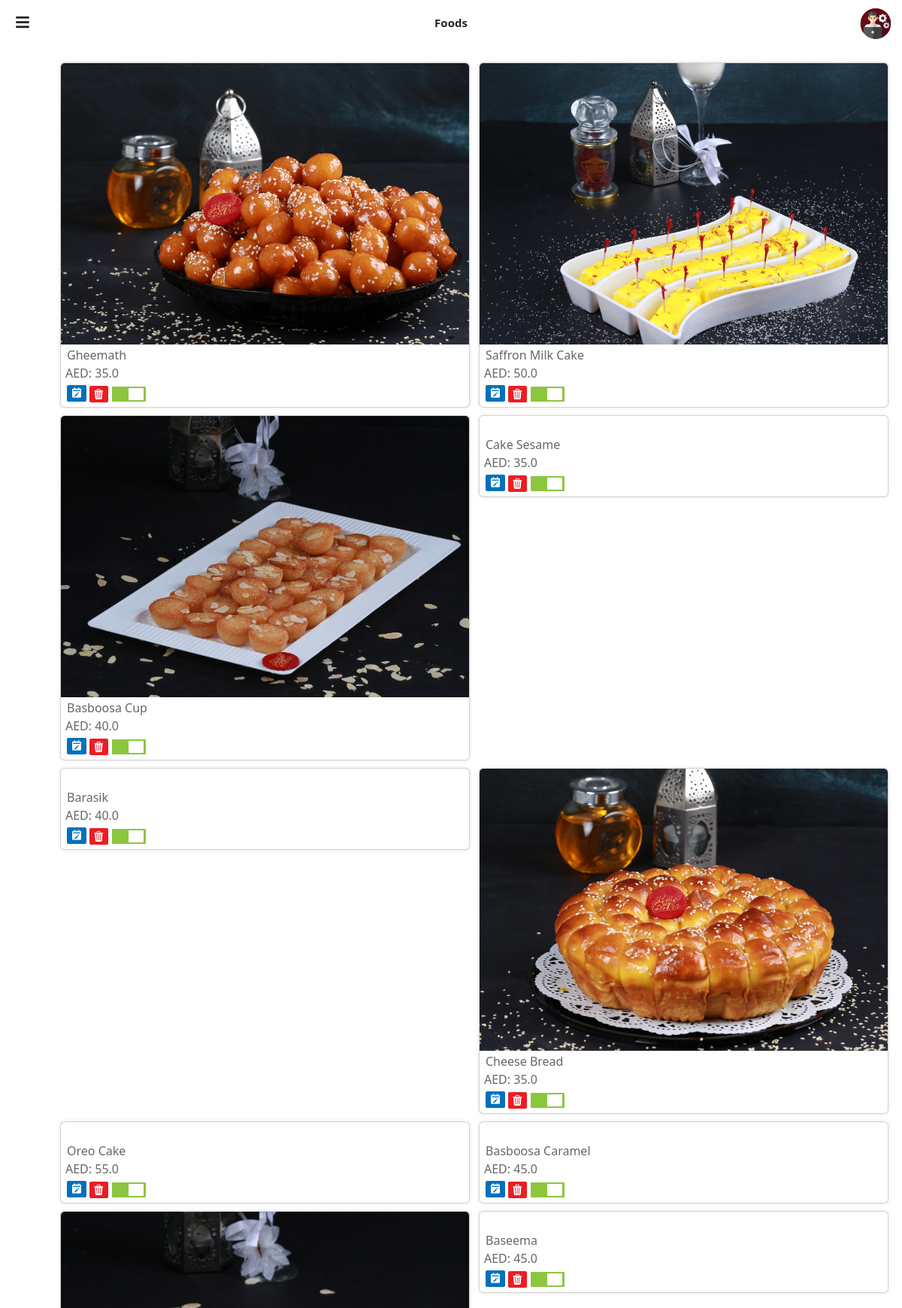
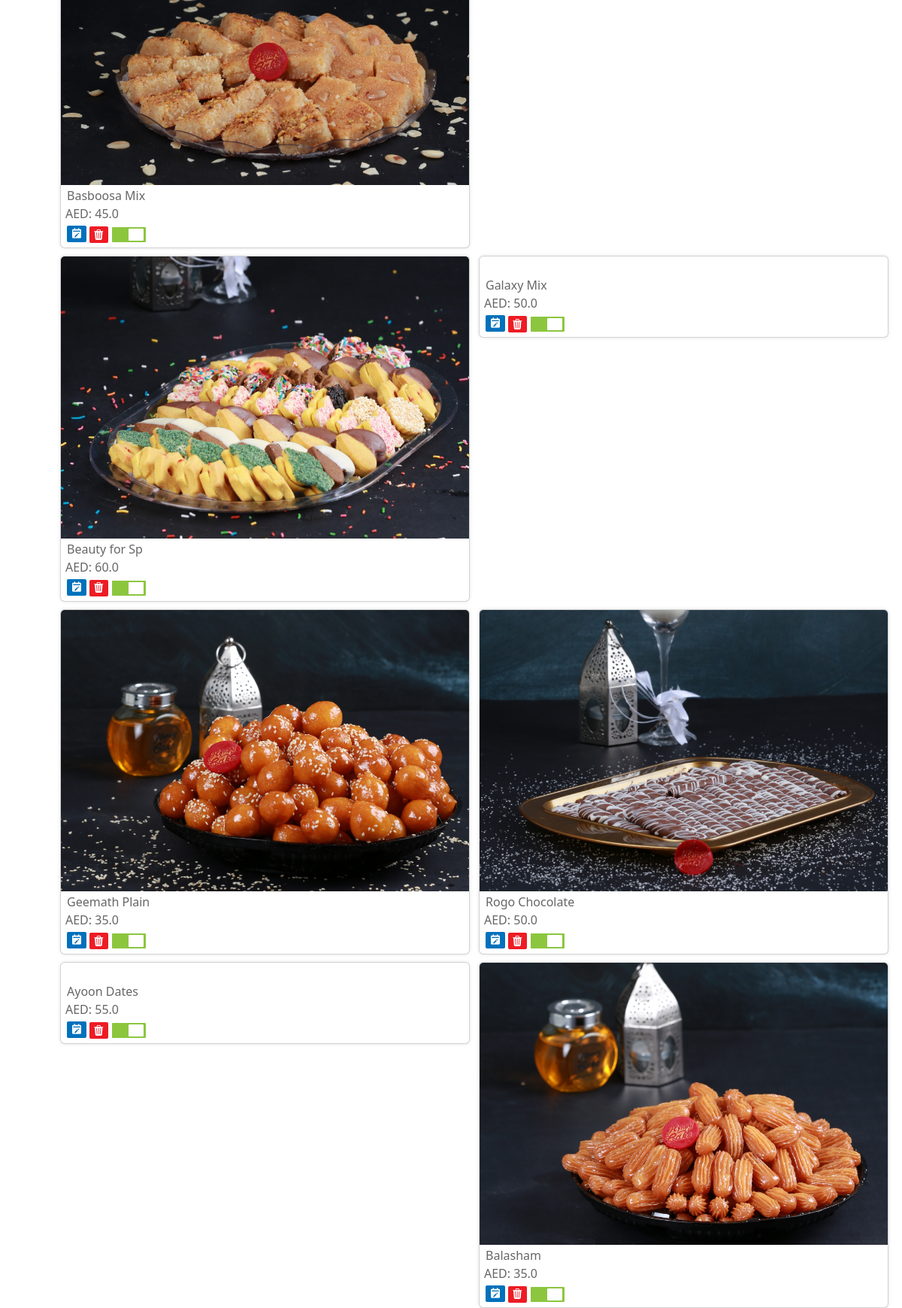
The page /categories/19/products/ (signed in) on the database its author committed (2 pictures, top to bottom).
### adminapp/models.py (models this page shows, shortened)
class Product(models.Model):
    name = models.CharField(max_length=100)
    category = models.ManyToManyField(Category)
    image = models.ImageField(upload_to='product_image', null=True)
    description = models.CharField(max_length=100, null=True)
    availability = models.BooleanField(default=False)

class ProductPrice(models.Model):
    product = models.ForeignKey(Product, on_delete=models.CASCADE)
    name = models.CharField(max_length=50)
    actual_price = models.FloatField()
    discount_price = models.FloatField(null=True, blank=True)
    tax = models.DecimalField(max_digits=5, decimal_places=2)

### adminapp/views.py (the view)
# urls.py: path('categories/<int:category_id>/products/', views.category_products, name='category_products'),
@login_required
def category_products(request, category_id):
    category = Category.objects.get(id=category_id)
    products = category.product_set.all()
    return render(request, 'category_products.html', {'category': category, 'products': products})

### adminapp/templates/category_products.html (shortened to what this page needs)
<!DOCTYPE html>
{% load static %}
<html lang="en">
<head>
    <link href="https://cdn.jsdelivr.net/npm/bootstrap@5.3.0-alpha3/dist/css/bootstrap.min.css" rel="stylesheet">
    <link rel="stylesheet" href="https://cdn.jsdelivr.net/npm/bootstrap-icons@1.10.5/font/bootstrap-icons.css">
    <link href='https://unpkg.com/boxicons@2.1.4/css/boxicons.min.css' rel='stylesheet'>
	<link rel="stylesheet" href="https://cdnjs.cloudflare.com/ajax/libs/font-awesome/5.15.4/css/all.min.css">
	<link rel="stylesheet" href="{% static 'css/category-products.css' %}">
	<link rel="stylesheet" href="{% static 'css/animated.css' %}">
</head>
<body>
    <header>
		<div class="row">
			<div class="col">
				<div class="menu-icon" id="menuIcon">
					<i class="fas fa-bars"></i>
				</div>
			</div>
			<div class="col">
				<div style="display: flex; justify-content: center; padding-top: 19px; font-size: 15px;
				font-weight: 600;">
					<p>Foods</p>
				</div>
			</div>
			<div class="col">
				<div class="admin-profile">
					<img src="{% static 'images/admin.png' %}" alt="Image" width="50px" style="padding-top: 8px; margin-right: 10px;">
				</div>
			</div>
		</div>
    </header>
	<div class="container fade-up">
		<div class="row">
			{% for product in products %}
				<div class="col-md-6 col-lg-3 col-xs-6">
					<div class="card">
						<a href="{% url 'product_detail' product.id %}">
							<img src="{{ product.image.url }}" class="card-img-top" alt="">
						</a>
						<div class="card-body" style="padding: 0px;">
							<div class="card-text">
								<a href="{% url 'product_detail' product.id %}" style="color: #666666; font-weight: 500;">{{ product.name }}</a>
							</div>
							<div style="margin-left: 6px; color: #666666;">
								AED:
								{% if product.productprice_set.first.discount_price %}
								  <span>{{ product.productprice_set.first.discount_price }}</span>
								  <span style="color: #82847e; text-decoration: line-through; padding-left: 0px;">{{ product.productprice_set.first.actual_price }}</span>
								{% else %}
								  <span>{{ product.productprice_set.first.actual_price }}</span>
								{% endif %}
							</div>
						</div>
						<div class="card-body" style="padding: 0px;">
							<div class="buttons">
								<span>
									<a href="{% url 'edit_product' product.id %}">
										<i class='bx bxs-calendar-edit' style="background-color: #0071bc; color: #fff; padding-top: 2px;
																				padding-bottom: 4px; padding-left: 5px; padding-right: 5px;
																				border-radius: 2px;">
										</i>
									</a>
								</span>
								<span>
									<a href="{% url 'product_delete' product.id %}" onclick="return confirm('Do you want to logout this page?')">
										<i class='bi bi-trash3-fill' style="background-color: #ed1c24; color: #fff; padding-top: 1px;
																				padding-bottom: 2px; padding-left: 5px; padding-right: 2px;
																				border-radius: 2px; font-size: 14px;">
										</i>
									</a>
								</span>
								<span style="padding-left: 5px;">
									<label class="switch">
										<span class="slider round"></span>
									</label>
								</span>
							</div>
						</div>
					</div>
				</div>
			{% endfor %}
		</div>
		</div>
</body>
</html>

### static/css/category-products.css (style rules this page uses)
body { margin: 0; padding: 0; }
.menu-icon { display: flex; justify-content: center; align-items: center; width: 40px; height: 30px; cursor: pointer; position: fixed; top: 15px; left: 10px; z-index: 100; }
.menu-icon i { font-size: 20px; }
.admin-profile { display: flex; justify-content: end; }
@media (max-width: 1300px) { .col-xs-6 { flex: 0 0 50%; max-width: 50%; padding-right: 0px; } }
.container { margin-right: 0px; margin-top: 15px; padding-left: 120px; padding-right: 30px; }
.card { margin-top: 10px; box-shadow: 0 0 5px rgba(0, 0, 0, 0.1); }
.card-text { padding-left: 8px; padding-top: 2px; }
.card-body a { text-decoration: none; }
@media (max-width: 1300px) { .container { padding-left: 20px; } }
.buttons { padding-left: 8px; padding-top: 3px; margin-bottom: 6px; }
.switch { position: relative; display: inline-block; width: 45px; height: 20px; }
.slider { position: absolute; cursor: pointer; top: 3px; left: 0; right: 0; bottom: -3px; background-color: #ccc; border-radius: 1px; transition: .4s; }
.slider:before { position: absolute; content: ""; height: 16px; width: 20px; left: 2px; bottom: 2px; background-color: white; border-radius: 1px; transition: .4s; }
input:checked + .slider { background-color: #8cc63f; }
input:checked + .slider:before { transform: translateX(20px); }

### rows shown on the page
Product: image (picture), name "Gheemath", productprice_set.first.actual_price "35.0"
Product: image (picture), name "Saffron Milk Cake", productprice_set.first.actual_price "50.0"
Product: image (picture), name "Basboosa Cup", productprice_set.first.actual_price "40.0"
Product: name "Cake Sesame", productprice_set.first.actual_price "35.0"
Product: name "Barasik", productprice_set.first.actual_price "40.0"
Product: image (picture), name "Cheese Bread", productprice_set.first.actual_price "35.0"
Product: name "Oreo Cake", productprice_set.first.actual_price "55.0"
Product: name "Basboosa Caramel", productprice_set.first.actual_price "45.0"
Product: image (picture), name "Basboosa Mix", productprice_set.first.actual_price "45.0"
Product: name "Baseema", productprice_set.first.actual_price "45.0"
Product: image (picture), name "Beauty for Sp", productprice_set.first.actual_price "60.0"
Product: name "Galaxy Mix", productprice_set.first.actual_price "50.0"
Product: image (picture), name "Geemath Plain", productprice_set.first.actual_price "35.0"
Product: image (picture), name "Rogo Chocolate", productprice_set.first.actual_price "50.0"
Product: name "Ayoon Dates", productprice_set.first.actual_price "55.0"
Product: image (picture), name "Balasham", productprice_set.first.actual_price "35.0"
